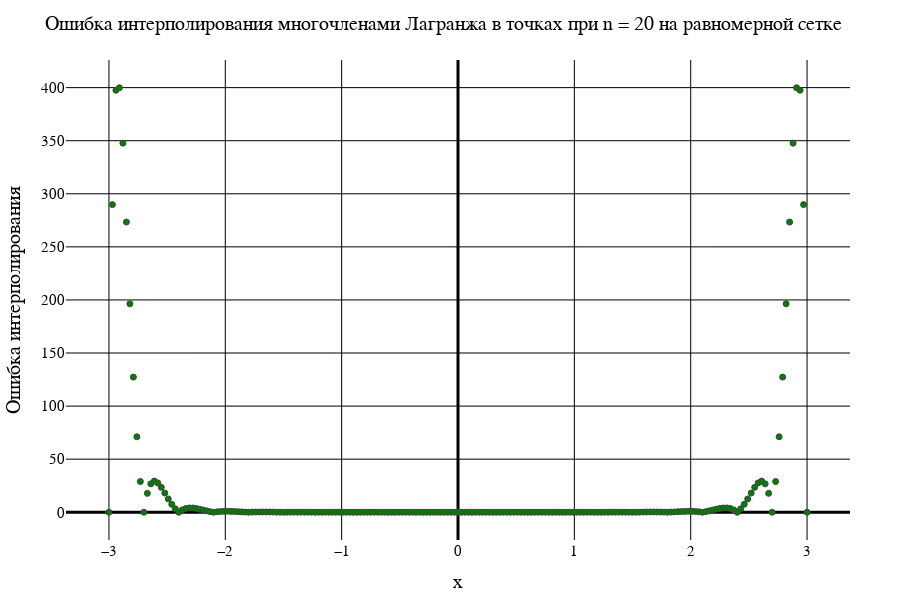

Notebook source saved alongside this figure:
### Code cell
data1[2]

### Figure 1 — Plotly figure (JSON) as saved in the notebook; plotly's stock layout.template omitted (floating-point values rounded to 4 significant figures; data arrays with more than 128 entries replaced by an {"elided": "..."} marker saying what was removed)
{"data": [{"marker": {"color": "green", "line": {"width": 1}, "showline": true}, "mode": "markers", "type": "scatter", "x": {"elided": "201 float values"}, "y": {"elided": "201 float values"}}], "layout": {"coloraxis": {"outlinecolor": "black"}, "font": {"color": "black", "family": "Times New Roman"}, "height": 600, "margin": {"b": 50, "l": 50, "r": 50, "t": 60}, "paper_bgcolor": "white", "plot_bgcolor": "white", "title": {"autosize": false, "font": {"color": "black", "family": "Times New Roman", "size": 20}, "paper_bgcolor": "red", "text": "Ошибка интерполирования многочленами Лагранжа в точках при n = 20 на равномерной сетке"}, "width": 900, "xaxis": {"color": "black", "gridcolor": "black", "gridwidth": 1, "tickfont": {"size": 15}, "title": {"font": {"color": "black", "family": "Times New Roman", "size": 20}, "text": "x"}, "zerolinecolor": "black", "zerolinewidth": 3}, "yaxis": {"exponentformat": "power", "gridcolor": "black", "gridwidth": 1, "tickfont": {"size": 15}, "title": {"font": {"color": "black", "family": "Times New Roman", "size": 20}, "text": "Ошибка интерполирования"}, "zerolinecolor": "black", "zerolinewidth": 3}}}
